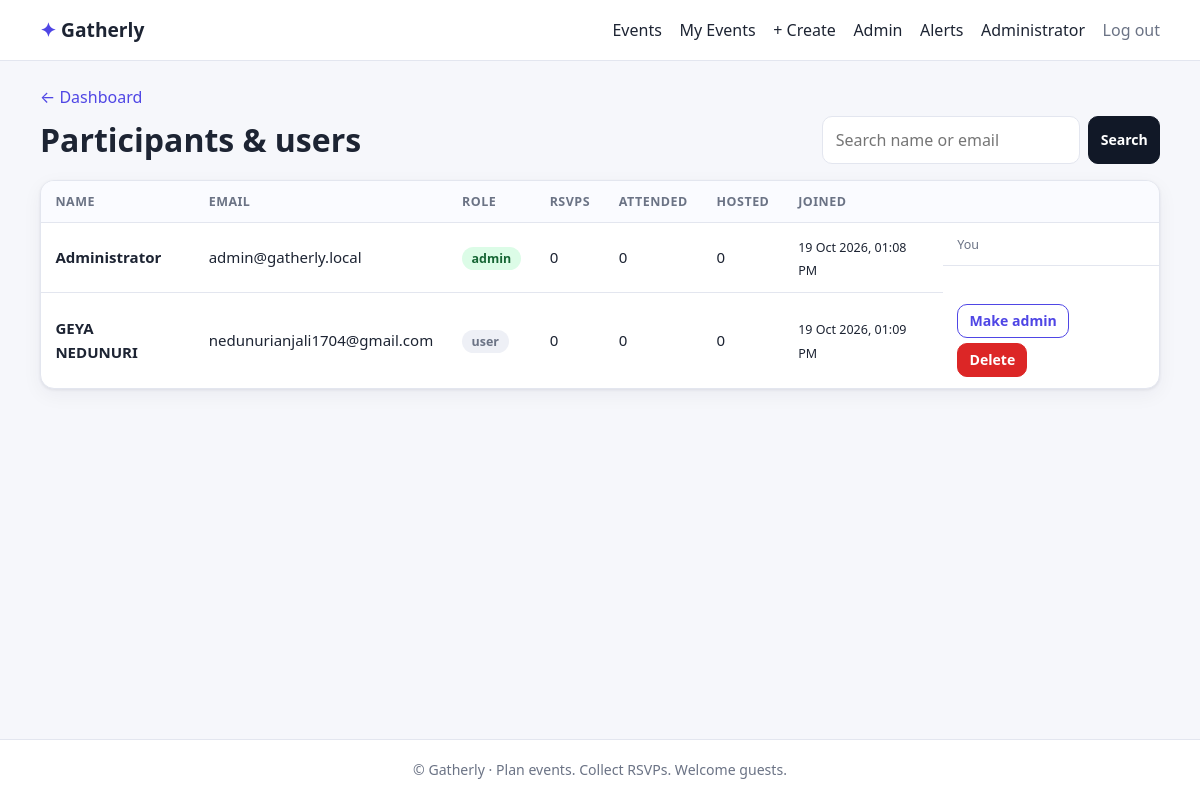
Page /admin/users (signed in) on the committed database.
### tables this page shows
CREATE TABLE users (
    id INTEGER PRIMARY KEY AUTOINCREMENT,
    name TEXT NOT NULL,
    email TEXT NOT NULL UNIQUE,
    password_hash TEXT NOT NULL,
    phone TEXT DEFAULT '',
    bio TEXT DEFAULT '',
    role TEXT NOT NULL DEFAULT 'user',
    created_at TEXT NOT NULL
);

### app.py (the view)
@app.route("/admin/users")
@admin_required
def admin_users():
    q = request.args.get("q", "").strip()
    sql = """SELECT u.*, (SELECT COUNT(*) FROM rsvps r WHERE r.user_id=u.id) AS rsvp_count,
             (SELECT COUNT(*) FROM rsvps r WHERE r.user_id=u.id AND r.attended=1) AS attended_count,
             (SELECT COUNT(*) FROM events e WHERE e.created_by=u.id) AS event_count FROM users u"""
    args = ()
    if q:
        sql += " WHERE u.name LIKE ? OR u.email LIKE ?"
        args = (f"%{q}%", f"%{q}%")
    return render_template("admin_users.html", users=query(sql + " ORDER BY u.id", args), q=q)

### app.py (called while the page is built)
def get_db():
    if "db" not in g:
        g.db = sqlite3.connect(DB_PATH)
        g.db.row_factory = sqlite3.Row
        g.db.execute("PRAGMA foreign_keys = ON")
    return g.db

def query(sql, args=(), one=False):
    cur = get_db().execute(sql, args)
    rows = cur.fetchall()
    return (rows[0] if rows else None) if one else rows

def current_user():
    uid = session.get("uid")
    if not uid:
        return None
    if "user" not in g:
        g.user = query("SELECT * FROM users WHERE id=?", (uid,), one=True)
    return g.user

def login_required(fn):
    @wraps(fn)
    def wrapper(*a, **kw):
        if not current_user():
            flash("Please log in to continue.", "info")
            return redirect(url_for("login", next=request.path))
        return fn(*a, **kw)
    return wrapper

def admin_required(fn):
    @wraps(fn)
    @login_required
    def wrapper(*a, **kw):
        if current_user()["role"] != "admin":
            abort(403)
        return fn(*a, **kw)
    return wrapper

@app.before_request
def csrf_protect():
    if request.method == "POST":
        token = session.get("_csrf")
        if not token or token != request.form.get("_csrf"):
            abort(400, "Invalid or missing CSRF token. Go back, refresh and try again.")

def csrf_token():
    if "_csrf" not in session:
        session["_csrf"] = secrets.token_hex(16)
    return session["_csrf"]

@app.context_processor
def inject_globals():
    user = current_user()
    unread = 0
    if user:
        unread = query("SELECT COUNT(*) c FROM notifications WHERE user_id=? AND is_read=0",
                       (user["id"],), one=True)["c"]
    return dict(csrf_token=csrf_token, me=user, unread_count=unread,
                STATUSES=STATUSES, is_past=is_past, can_manage=can_manage,
                MAX_GUESTS=MAX_GUESTS)

@app.template_filter("fstamp")
def fstamp(s):
    return datetime.strptime(s, "%Y-%m-%d %H:%M:%S").strftime("%d %b %Y, %I:%M %p")

### templates/admin_users.html (shortened to what this page needs)
{% extends "base.html" %}
{% block content %}
<p class="crumb"><a href="{{ url_for('admin_dashboard') }}">← Dashboard</a></p>
<div class="toolbar">
  <h1>Participants &amp; users</h1>
  <form class="search" method="get">
    <input type="search" name="q" value="{{ q }}" placeholder="Search name or email" aria-label="Search users">
    <button class="btn btn-sm" type="submit">Search</button>
  </form>
</div>
<div class="table-wrap">
<table>
  <thead><tr><th>Name</th><th>Email</th><th>Role</th><th>RSVPs</th><th>Attended</th><th>Hosted</th><th>Joined</th><th></th></tr></thead>
  <tbody>
  {% for u in users %}
    <tr>
      <td data-label="Name"><b>{{ u.name }}</b></td>
      <td data-label="Email">{{ u.email }}</td>
      <td data-label="Role"><span class="pill {{ 'going' if u.role == 'admin' else 'neutral' }}">{{ u.role }}</span></td>
      <td data-label="RSVPs">{{ u.rsvp_count }}</td>
      <td data-label="Attended">{{ u.attended_count }}</td>
      <td data-label="Hosted">{{ u.event_count }}</td>
      <td data-label="Joined"><small>{{ u.created_at|fstamp }}</small></td>
      <td class="row-actions">
        {% if u.id != me.id %}
        <form method="post" action="{{ url_for('admin_user_role', uid=u.id) }}" class="inline">
          <button class="btn btn-sm ghost" type="submit">{{ 'Make user' if u.role == 'admin' else 'Make admin' }}</button>
        </form>
        <form method="post" action="{{ url_for('admin_user_delete', uid=u.id) }}" class="inline" data-confirm="Delete {{ u.name }} and all their data?">
          <button class="btn btn-sm danger" type="submit">Delete</button>
        </form>
        {% else %}<small class="muted">You</small>{% endif %}
      </td>
    </tr>
  {% endfor %}
  </tbody>
</table>
</div>
{% endblock %}

### templates/base.html (shortened to what this page needs)
<!doctype html>
<html lang="en">
<head>
  <link rel="stylesheet" href="{{ url_for('static', filename='css/style.css') }}">
</head>
<body>
<header class="topbar">
  <div class="container nav">
    <a class="brand" href="{{ url_for('index') }}"><span class="logo">✦</span> Gatherly</a>
    <nav id="menu" class="menu">
      <a href="{{ url_for('index') }}">Events</a>
      {% if me %}
        <a href="{{ url_for('my_events') }}">My Events</a>
        <a href="{{ url_for('event_new') }}">+ Create</a>
        {% if me.role == 'admin' %}<a href="{{ url_for('admin_dashboard') }}">Admin</a>{% endif %}
        <a href="{{ url_for('notifications') }}" class="bell">Alerts{% if unread_count %}<span class="badge">{{ unread_count }}</span>{% endif %}</a>
        <a href="{{ url_for('profile') }}">{{ me.name.split()[0] }}</a>
        <form method="post" action="{{ url_for('logout') }}" class="inline">
          <button class="linkbtn" type="submit">Log out</button>
        </form>
      {% else %}
        <a href="{{ url_for('login') }}">Log in</a>
        <a class="btn btn-sm" href="{{ url_for('register') }}">Sign up</a>
      {% endif %}
    </nav>
  </div>
</header>
<main class="container">
  {% block content %}{% endblock %}
</main>
<footer class="footer"><div class="container">© Gatherly · Plan events. Collect RSVPs. Welcome guests.</div></footer>
</body>
</html>

### static/css/style.css (style rules this page uses)
:root { --bg: #f6f7fb; --surface: #fff; --text: #1d2433; --muted: #6b7385; --border: #e3e6ef; --primary: #4f46e5; --primary-d: #4338ca; --going: #16a34a; --maybe: #d97706; --no: #dc2626; --radius: 14px; --shadow: 0 1px 3px rgba(20,25,50,.08), 0 6px 20px rgba(20,25,50,.05); }
* { box-sizing: border-box; }
html { -webkit-text-size-adjust: 100%; }
body { margin: 0; font: 16px/1.55 system-ui, -apple-system, "Segoe UI", Roboto, sans-serif; background: var(--bg); color: var(--text); min-height: 100vh; display: flex; flex-direction: column; }
main { flex: 1; padding-top: 1.5rem; padding-bottom: 3rem; }
a { color: var(--primary); text-decoration: none; }
h1 { font-size: clamp(1.5rem, 4vw, 2rem); margin: 0 0 .6rem; line-height: 1.2; }
.container { width: min(1120px, 100% - 2rem); margin-inline: auto; }
.muted { color: var(--muted); }
.inline { display: inline; }
.topbar { background: var(--surface); border-bottom: 1px solid var(--border); position: sticky; top: 0; z-index: 20; }
.nav { display: flex; align-items: center; justify-content: space-between; min-height: 60px; position: relative; }
.brand { font-weight: 800; font-size: 1.2rem; color: var(--text); }
.logo { color: var(--primary); }
.menu { display: flex; align-items: center; gap: 1.1rem; }
.menu a { color: var(--text); font-weight: 500; }
.linkbtn { background: none; border: 0; font: inherit; font-weight: 500; color: var(--muted); cursor: pointer; padding: 0; }
.btn { display: inline-block; background: var(--primary); color: #fff !important; border: 1px solid var(--primary); padding: .6rem 1.1rem; border-radius: 10px; font: inherit; font-weight: 600; cursor: pointer; text-align: center; transition: background .15s, transform .05s; }
.btn.ghost { background: transparent; color: var(--primary) !important; }
.btn.danger { background: var(--no); border-color: var(--no); }
.btn-sm { padding: .3rem .7rem; font-size: .88rem; }
input, textarea, select { width: 100%; margin-top: .3rem; padding: .65rem .8rem; border: 1px solid var(--border); border-radius: 10px; font: inherit; background: #fff; color: var(--text); }
.search { display: flex; gap: .5rem; max-width: 560px; }
.search input { margin: 0; }
.search .btn { background: #111827; border-color: #111827; }
.toolbar { display: flex; justify-content: space-between; align-items: center; gap: 1rem; flex-wrap: wrap; margin-bottom: 1rem; }
.toolbar h1 { margin: 0; }
.crumb { margin: 0 0 .4rem; }
.pill { display: inline-block; padding: .1rem .6rem; border-radius: 99px; font-size: .78rem; font-weight: 600; background: #eef0f6; color: var(--muted); }
.pill.going { background: #dcfce7; color: #166534; }
.pill.neutral { background: #eef0f6; color: var(--muted); }
.table-wrap { background: var(--surface); border: 1px solid var(--border); border-radius: var(--radius); overflow-x: auto; box-shadow: var(--shadow); }
table { width: 100%; border-collapse: collapse; }
th, td { padding: .7rem .9rem; text-align: left; border-bottom: 1px solid var(--border); vertical-align: middle; font-size: .94rem; }
th { background: #fafbff; font-size: .78rem; text-transform: uppercase; letter-spacing: .04em; color: var(--muted); }
tr:last-child td { border-bottom: 0; }
.row-actions { white-space: nowrap; display: flex; gap: .35rem; flex-wrap: wrap; }
.footer { border-top: 1px solid var(--border); padding: 1.2rem 0; color: var(--muted); font-size: .88rem; text-align: center; background: var(--surface); }

### rows in the picture
users: name "Administrator", email "admin@gatherly.local", role "admin", rsvp_count "0", attended_count "0", event_count "0", created_at|fstamp "19 Oct 2026, 01:08 PM", shows "You"
users: name "GEYA NEDUNURI", email "nedunurianjali1704@gmail.com", role "user", rsvp_count "0", attended_count "0", event_count "0", created_at|fstamp "19 Oct 2026, 01:09 PM", role "Make admin"
